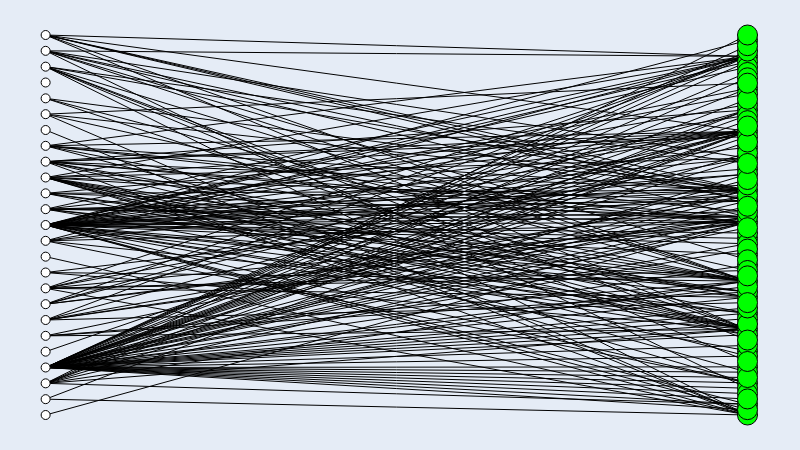

The notebook cell saved with this chart:
### Code cell
# Rede two-mode (repos -> linguagens)

repo_g = fm.load('data/repos_langs.gml')
# Visualization
repo_g.set_all_nodes('size', (9))
repo_g.set_all_nodes('labpos', 'hover')

for n in repo_g.nodes:
    if (n.find('/') == -1):
        repo_g.nodes[n]['color'] = (0, 255, 0)
        repo_g.nodes[n]['size'] = (20)
    repo_g.nodes[n]['label'] = n
repo_g.move('bipartite', [n for n in repo_g.nodes if repo_g.nodes[n]['size'] != 20])
repo_g.draw()

### Figure 1 — Plotly figure (JSON) as saved in the notebook; plotly's stock layout.template omitted (floating-point values rounded to 4 significant figures; data arrays with more than 128 entries replaced by an {"elided": "..."} marker saying what was removed)
{"data": [{"hoverinfo": "none", "line": {"color": "rgb(0, 0, 0)", "dash": "solid", "width": 1}, "mode": "lines", "type": "scatter", "x": {"elided": "603 int values"}, "y": {"elided": "603 float values"}}, {"hoverinfo": "text", "marker": {"color": "rgb(0, 255, 0)", "line": {"color": "rgb(0, 0, 0)", "width": 1}, "size": 20, "symbol": "circle"}, "mode": "markers", "text": ["Jupyter Notebook", "Python", "JavaScript", "C++", "Shell", "MATLAB", "HTML", "Java", "CSS", "Dockerfile", "TypeScript", "Inno Setup", "Batchfile", "PowerShell", "Groovy", "Makefile", "Ruby", "Objective-C", "Objective-C++", "Clojure", "Perl 6", "PHP", "Visual Basic", "Perl", "C", "Go", "F#", "CoffeeScript", "Rust", "C#", "R", "Roff", "ShaderLab", "Swift", "Lua", "HLSL", "Hack", "LLVM", "Assembly", "CMake", "Cuda", "OCaml", "Awk", "M4", "TeX", "Emacs Lisp", "Smalltalk", "Pawn", "Cool", "Vim script", "Fortran", "Mathematica", "M", "SuperCollider", "Common Lisp", "AppleScript", "Mercury", "Pascal", "Forth", "RenderScript", "DTrace", "Logos", "Smarty", "V", "Vue", "PLpgSQL", "TSQL", "ASP", "XSLT", "Kotlin", "Prolog", "FreeMarker"], "textfont": {"color": "rgb(0, 0, 0)"}, "textposition": "middle center", "type": "scatter", "x": [1, 1, 1, 1, 1, 1, 1, 1, 1, 1, 1, 1, 1, 1, 1, 1, 1, 1, 1, 1, 1, 1, 1, 1, 1, 1, 1, 1, 1, 1, 1, 1, 1, 1, 1, 1, 1, 1, 1, 1, 1, 1, 1, 1, 1, 1, 1, 1, 1, 1, 1, 1, 1, 1, 1, 1, 1, 1, 1, 1, 1, 1, 1, 1, 1, 1, 1, 1, 1, 1, 1, 1], "y": [0.8028, 0.507, 0.2254, 0.3099, 0.7465, 0.7324, 0.3521, 0, 0.5915, 0.5211, 0.3239, 0.6479, 0.5634, 0.5352, 0.8169, 0.9437, 0.6338, 0.9296, 0.8592, 0.9155, 0.9859, 0.02817, 0.4648, 0.08451, 0.6761, 0.5775, 0.8451, 0.4225, 0.01408, 0.7887, 0.2113, 0.2676, 0.4789, 0.4507, 0.7042, 0.6056, 0.169, 0.1268, 0.07042, 0.6901, 0.7183, 0.9014, 0.5493, 0.2535, 0.9577, 0.1127, 0.831, 0.05634, 0.7746, 0.2394, 0.04225, 0.09859, 0.338, 0.3944, 0.493, 0.6197, 0.9718, 0.2817, 0.4366, 0.7606, 0.1549, 0.1831, 0.2958, 0.4085, 0.662, 0.1972, 0.1408, 0.8873, 1, 0.3803, 0.3662, 0.8732]}, {"hoverinfo": "text", "marker": {"color": "rgb(255, 255, 255)", "line": {"color": "rgb(0, 0, 0)", "width": 1}, "size": 9, "symbol": "circle"}, "mode": "markers", "text": ["google-research/google-research", "openai/gpt-2", "TheAlgorithms/Java", "microsoft/vscode", "llvm/llvm-project", "dapr/dapr", "evilsocket/pwnagotchi", "robbyrussell/oh-my-zsh", "vlang/v", "2227324689/gpmall", "frank-lam/fullstack-tutorial", "gzc426/Java-Interview", "GoogleChrome/puppeteer", "ageron/handson-ml2", "streamlit/streamlit", "swisskyrepo/PayloadsAllTheThings", "nodejs/node", "fengdu78/lihang-code", "hankcs/HanLP", "unknwon/the-way-to-go_ZH_CN", "topjohnwu/Magisk", "cdr/code-server", "apache/incubator-echarts", "mrdoob/three.js", "alibaba/p3c"], "textfont": {"color": "rgb(0, 0, 0)"}, "textposition": "middle center", "type": "scatter", "x": [0, 0, 0, 0, 0, 0, 0, 0, 0, 0, 0, 0, 0, 0, 0, 0, 0, 0, 0, 0, 0, 0, 0, 0, 0], "y": [0.6667, 0, 0.4167, 0.5, 0.125, 0.25, 0.7083, 0.4583, 0.9583, 0.9167, 0.04167, 0.875, 0.2083, 0.2917, 0.5417, 0.08333, 0.625, 0.1667, 0.75, 1, 0.3333, 0.5833, 0.8333, 0.375, 0.7917]}, {"hoverinfo": "none", "mode": "text", "text": {"elided": "201 null values"}, "textfont": {"color": "rgb(0, 0, 0)"}, "textposition": "middle center", "type": "scatter", "x": {"elided": "201 float values"}, "y": {"elided": "201 float values"}}, {"hoverinfo": "none", "marker": {"color": "rgba(255, 255, 255, 0.0)", "line": {"color": "rgba(255, 255, 255, 0.0)", "width": 0}, "size": 0, "symbol": "circle"}, "mode": "markers", "type": "scatter", "x": [0.5, 0, 1, 0.5], "y": [0, 0.5, 0.5, 1]}], "layout": {"height": 450, "margin": {"b": 0, "l": 0, "r": 0, "t": 0}, "showlegend": false, "width": 800, "xaxis": {"showgrid": false, "showticklabels": false, "zeroline": false}, "yaxis": {"showgrid": false, "showticklabels": false, "zeroline": false}}}
